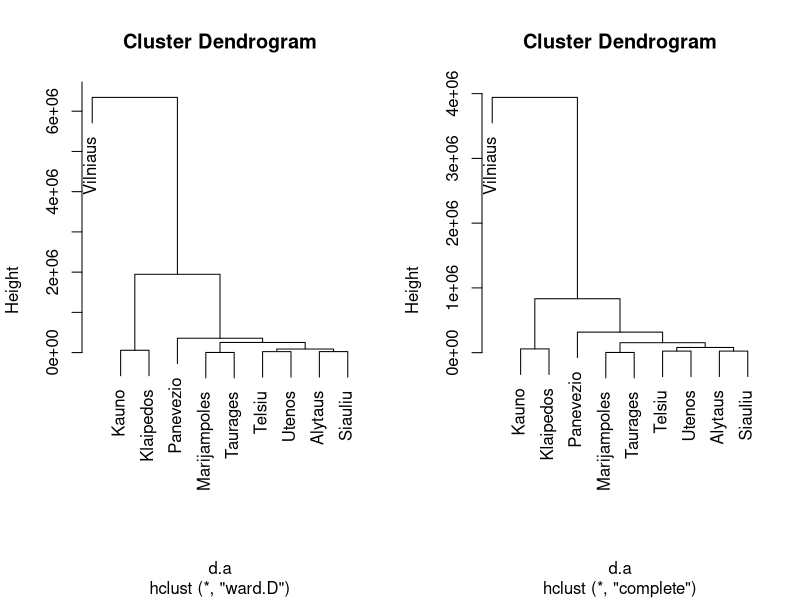
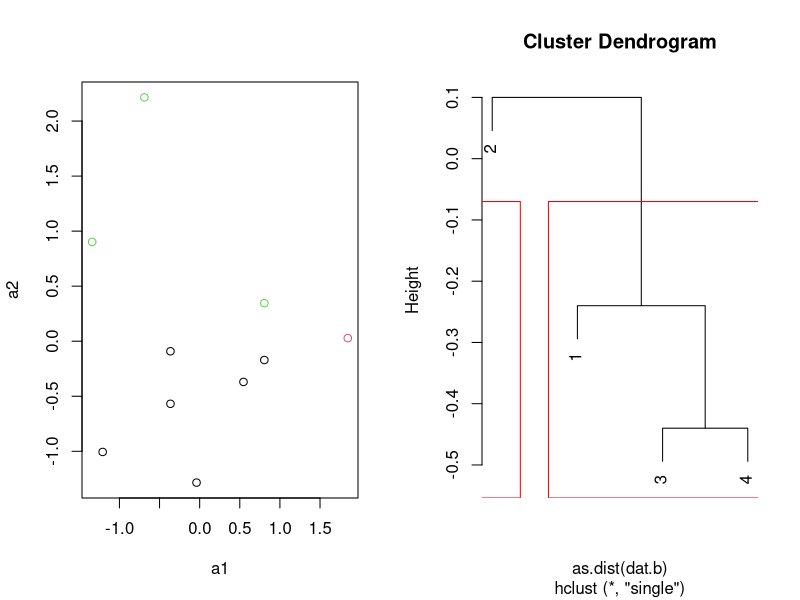
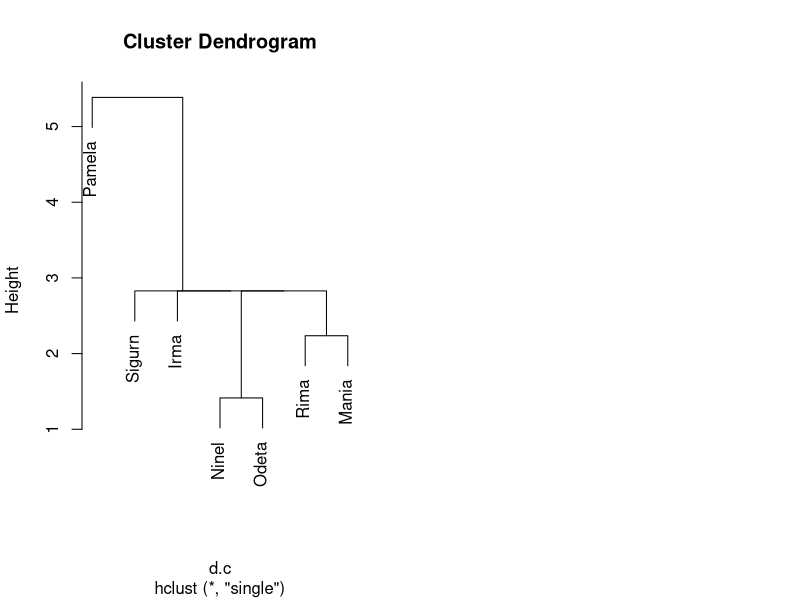

Here is the R script that generated these plots, in order:
## ---- chunk 1
dat.a <- matrix(c(22.5, 9.3, 260433, 122, 24.5, 171585, -1.3, 
                 22.9, 11.1, 1052822, 209, 27.3, 792675, -0.6,
                 19.6, 12.5, 690000, 247, 28.7, 850725, -0.2,
                 19.8, 7.7, 146914, 164, 24.1, 20806, -0.6,
                 22.9, 9.8, 396002, 210, 23.9, 334743, -1.8,
                 21.1, 8.8, 296607, 189, 24.3, 147408, -1.1,
                 21.6, 7.0, 35921, 156, 22.4, 17674, -1.3,
                 21.1, 10.0, 503425, 171, 24.4, 115108, -0.8,
                 24.5, 10.3, 268631, 140, 23.5, 91212, -3.9,
                 20.6, 15.8, 2502666, 236, 26.9, 3959258, -1.0), 
               nrow = 10, ncol = 7, 
               byrow = TRUE,
               dimnames = list(c("Alytaus", "Kauno", "Klaipedos", "Marijampoles", 
                                 "Panevezio", "Siauliu", "Taurages", "Telsiu", 
                                 "Utenos", "Vilniaus"),
                               c("a1", "a2", "a3", "a4", "a5", "a6", "a7")))

dat.a <- as.data.frame(dat.a)
## ---- chunk 2
d.a <- dist(dat.a[,-c(3, 7)], method = "euclidean")
par(mfrow=c(1,2))
cluster.a.ward <- hclust(d.a, method="ward")
plot(cluster.a.ward)
cluster.a.complete <- hclust(d.a, method="complete")
plot(cluster.a.complete)
## ---- chunk 3
dat.a.scaled <- scale(dat.a, center = TRUE, scale = TRUE)
cluster.a.kmeans <- kmeans(dat.a.scaled, centers = 3)
plot(dat.a.scaled, col=cluster.a.kmeans$cluster)
## ---- chunk 4
dat.b <- matrix(c(1, 0.51, 0.39, -0.24, 
                  0.51, 1, 0.72, 0.10,
                  0.39, 0.72, 1, -0.44,
                  -0.24, 0.10, -0.44, 1), 
              nrow = 4, ncol = 4)

cluster.b <- hclust(as.dist(dat.b), method="single")
plot(cluster.b)
rect.hclust(cluster.b, k=2, border="red")
## ---- chunk 5
dat.c <- matrix(c(100, 106,  96, 106,  99, 108,  98, 104,
                  97, 103,  94, 111,  100, 102),
                nrow = 7, ncol = 2,
                byrow = TRUE,
                dimnames = list(c("Rima", "Irma", "Mania", "Ninel",
                                  "Odeta", "Pamela", "Sigurn"),
                                c("Krutine", "Klubai")))

dat.c <- as.data.frame(dat.c)

d.c <- dist(dat.c, method = "euclidean")
cluster.c <- hclust(d.c, method="single")
plot(cluster.c)
